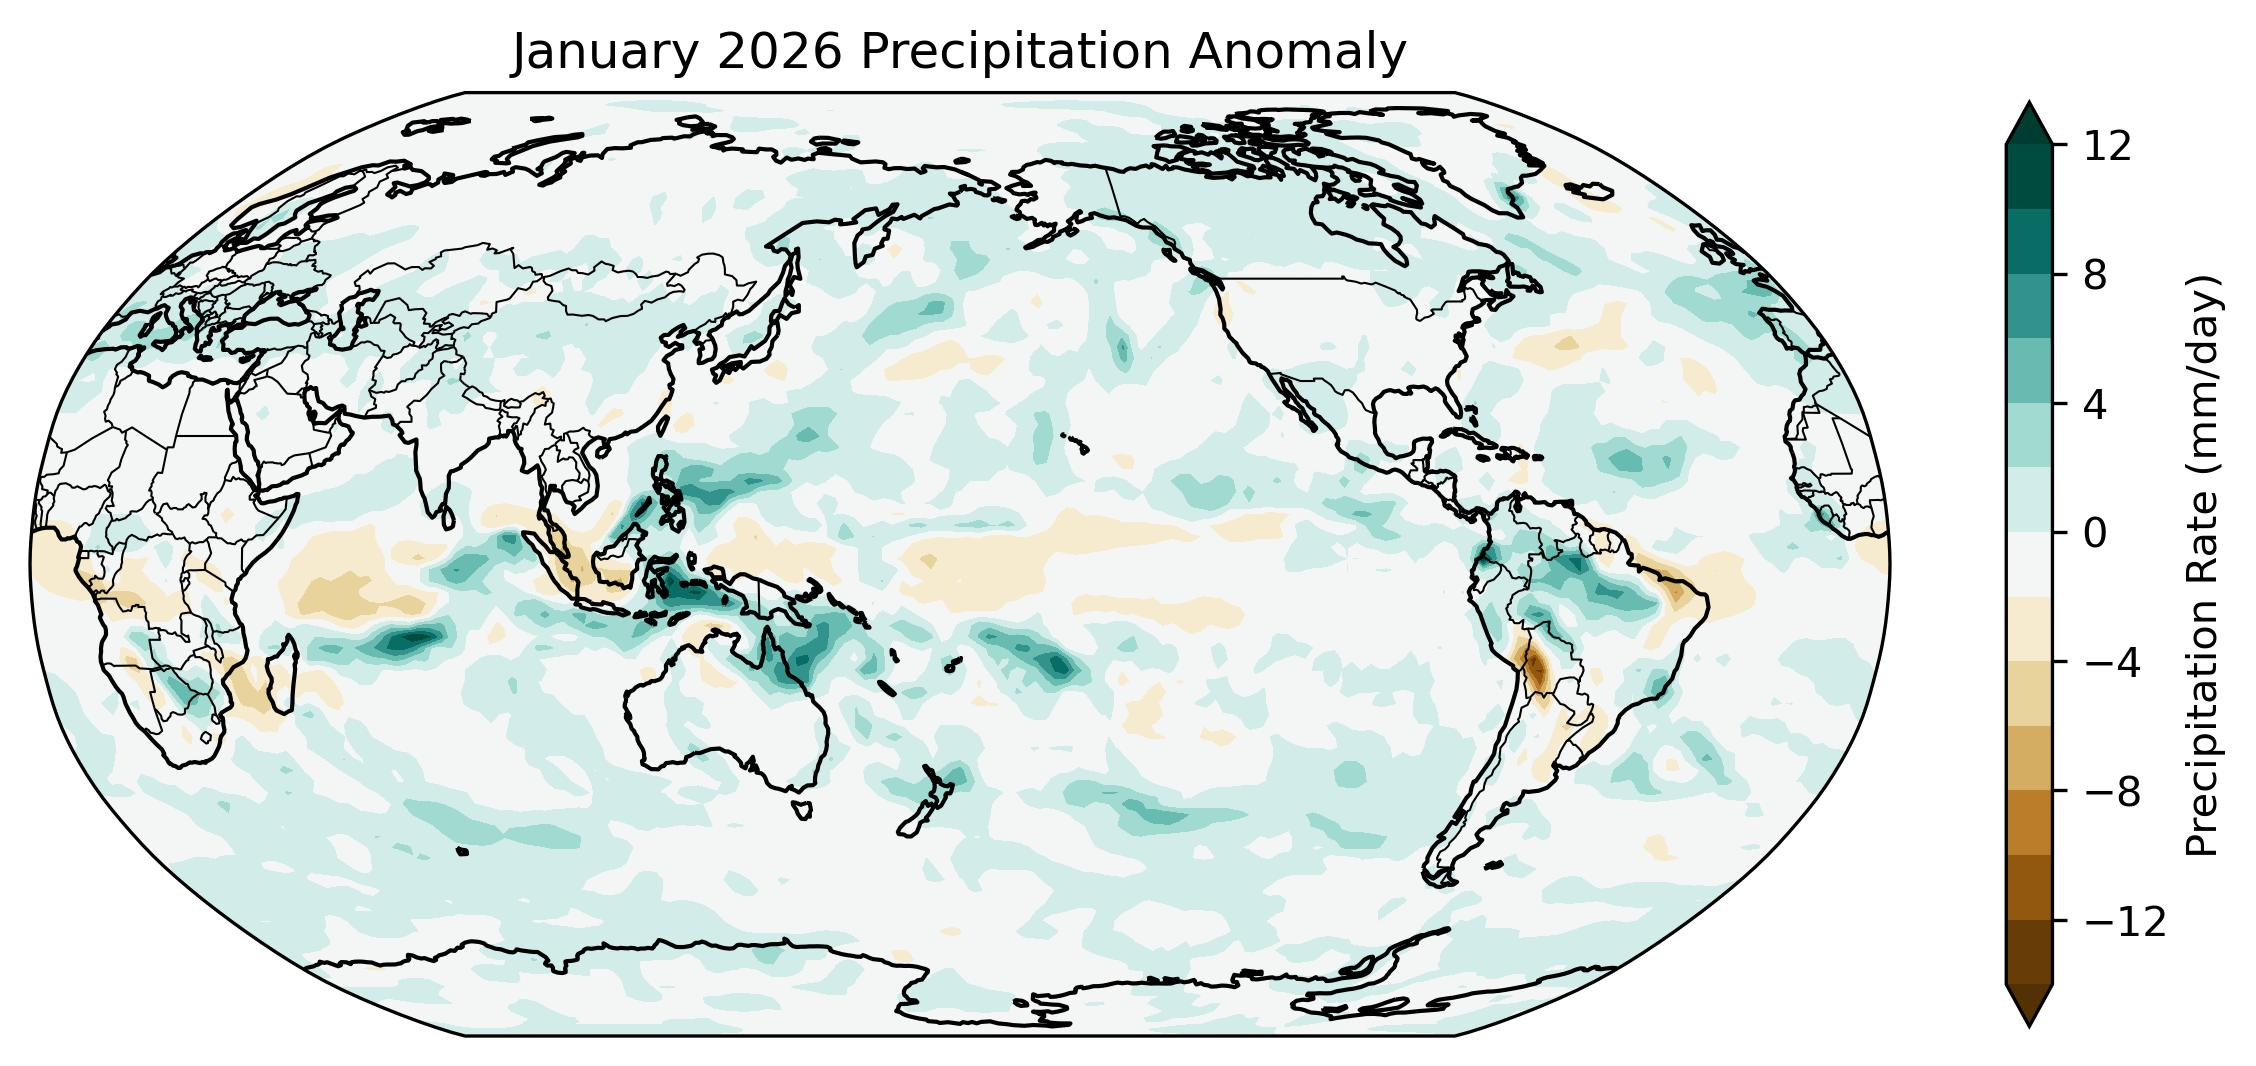

Here is the Python script that generated this plot:
# ---------------------------------------------------------
# Pacific-Centered Robinson Projection
# ---------------------------------------------------------
# This program visualizes global air temperature anomalies
# using NOAA NCEP/NCAR Reanalysis data and Cartopy.
#
# The Robinson projection provides a visually balanced view
# of the global climate field.
#
# Here, the map is centered near the Pacific Ocean using
# central_longitude=180, which is useful for ocean and
# climate variability analysis.
#
# A cyclic point is added to avoid a blank seam at the
# 0/360-degree longitude boundary.
# ---------------------------------------------------------

import xarray as xr
import matplotlib.pyplot as plt
import cartopy.crs as ccrs
import cartopy.feature as cfeature
from cartopy.util import add_cyclic_point
from pathlib import Path
import sys
import cartopy
import shapely
import matplotlib

import warnings
warnings.filterwarnings(
    "ignore",
    message="invalid value encountered in create_collection",
    category=RuntimeWarning
)


# -----------------------------
# Load data
# -----------------------------

# Example NOAA PSL OPeNDAP URLs
#air_url = "https://psl.noaa.gov/thredds/dodsC/Datasets/ncep.reanalysis.derived/surface/air.mon.mean.nc"
#prate_url = "https://psl.noaa.gov/thredds/dodsC/Datasets/ncep.reanalysis.derived/surface_gauss/prate.sfc.mon.mean.nc"
#sst_url = "https://psl.noaa.gov/thredds/dodsC/Datasets/COBE2/sst.mon.mean.nc"
#ds = xr.open_dataset(prate_url)

# Step 1: Replace the OPeNDAP URL with the local NetCDF file.
# NOAA Prate local NetCDF file
script_dir = Path(__file__).resolve().parent

# Check whether the script is inside the "solution" directory
if script_dir.name == "solution":
    # Move up two directory levels to reach the repository root
    repo_dir = script_dir.parents[2]
else:
    # Move up two directory levels to reach the repository root
    repo_dir = script_dir.parents[1]

prate_file = repo_dir / "data_raw/prate.mon.mean.nc"
ds = xr.open_dataset(prate_file)

print(ds)
print(ds.time[-1].values)

# Select near-surface precipitation rate
dat = ds["prate"].load()

# Convert from kg m-2 s-1 to mm/day
dat_c = dat * 86400
dat_c.attrs["units"] = "mm/day"

# Example: January climatology
ref = dat_c.sel(time=slice("1991-01-01", "2020-12-31"))
jan_clim = ref.groupby("time.month").mean("time").sel(month=1)

# Example: January 2026 anomaly
jan_2026 = dat_c.sel(time="2026-01-01")
anom = jan_2026 - jan_clim

print("Anomaly Minimum = ",anom.min().values)
print("Anomaly Maximum = ",anom.max().values)


# Add cyclic point to close the 0/360 longitude seam
anom_cyclic, lon_cyclic = add_cyclic_point(anom.values, coord=anom.lon)

# Plot
fig = plt.figure(figsize=(10, 5))

#
# Pacific centered Projection 
#
# Plot
fig = plt.figure(figsize=(10, 5))

ax = plt.axes(projection=ccrs.Robinson(central_longitude=180.))

levels = range(-14, 14, 2)

# Step 2: Choose a color map that is suitable for precipitation anomalies.
# https://matplotlib.org/stable/users/explain/colors/colormaps.html
#
cf = ax.contourf(
    lon_cyclic,
    anom.lat,
    anom_cyclic,
    levels=levels,
    cmap="BrBG",
    extend="both",
    transform=ccrs.PlateCarree()
)

plt.colorbar(
    cf,
    ax=ax,
    orientation="vertical",
    shrink=0.8,
    label="Precipitation Rate (mm/day)"
)

ax.coastlines()
ax.add_feature(cfeature.BORDERS, linewidth=0.5)
ax.set_global()
ax.set_title("January 2026 Precipitation Anomaly")

output_path = Path(__file__).with_suffix(".jpg")
plt.savefig(output_path, dpi=300, bbox_inches="tight")
plt.show()
